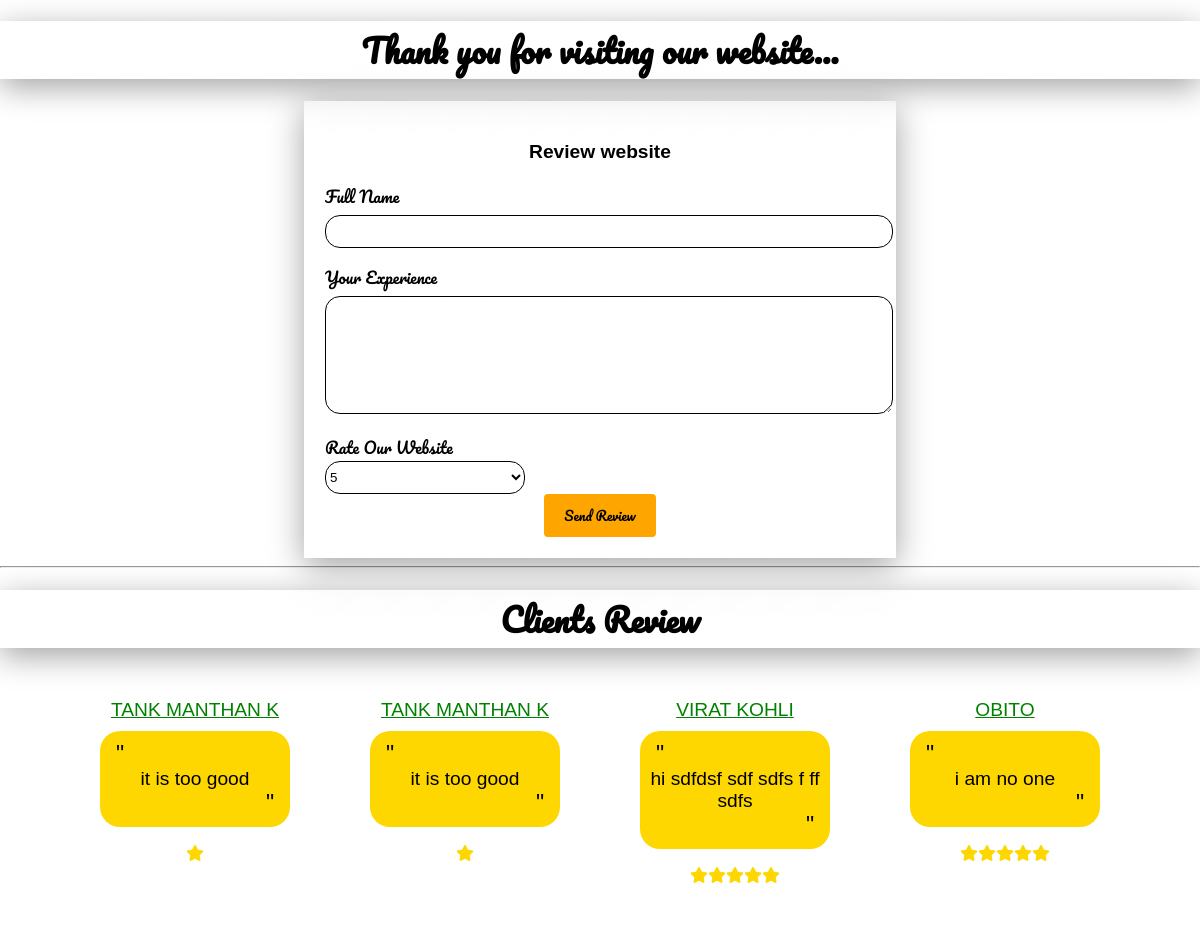
/review.php, run on the app's committed database.
### tables this page shows
CREATE TABLE `review` (
  `id` bigint(10) NOT NULL,
  `name` varchar(100) NOT NULL,
  `message` varchar(200) NOT NULL,
  `star` int(5) NOT NULL
);

### review.php (the view, shortened to what this page needs)
<!DOCTYPE html>
<html lang="en">
<head>
    <link rel="stylesheet" href="../foodcenter/styles/homepage.css">
    <link rel="stylesheet" href="../foodcenter/styles/contact_us.css">
    <link rel="stylesheet" href="https://cdnjs.cloudflare.com/ajax/libs/font-awesome/6.6.0/css/all.min.css"
 />
</head>
<body>
    <center>
        <h1 style="color:black;" class="glass">Thank you for visiting our website...</h1>
    </center>
    <form action="review.php" method="POST">
        <main class="contact-container glass" style="max-width: 550px;">
            <center>
                <h3 style="font-size:larger">Review website</h3>
            </center>
            <div class="form-group">
                <label for="name">Full Name</label>
                <input type="text" id="name" name="name" required>
            </div>
            <div class="form-group">
                <label for="message">Your Experience</label>
                <textarea id="message" name="message" required style="height:100px;"></textarea>
            </div>
            <div class="star">
                <label for="star">Rate Our Website
                </label>
                <br> <select id="star" name="star" required
                    style="width:200px;background-color:transparent;border-radius:15px;height:33px;border:1px solid black;">
                    <option value="5"> 5 </option>
                </select>
            </div>
            <center><button type="submit" class="button">Send Review</button></center>
        </main>
    </form>
    <hr>
    <center>
        <h1 style="color:black;" class="glass">Clients Review</h1>
        <div class="con" style="width:100%;  display: flex;flex-wrap: wrap;justify-content:center;">
            <?php
            include 'connect.php';
            $sql = "select * from `review`";
            $result = mysqli_query($con, $sql);
            $no = mysqli_num_rows($result);
            if ($no > 0) {
                while ($row = mysqli_fetch_assoc($result)) {
            ?>
                    <div class="container1"
                        style="height:230px;width:230px;background-color:white;border-radius:20px;margin:20px;">
                        <div class="name"
                            style="color:green;font-size:larger;margin:10px 0px 10px 0px;text-decoration:underline">
                            <?php echo strtoupper($row['name']); ?>
                        </div>
                        <div class="message"
                            style="font-size: larger;padding:10px;background-color:gold;border-radius:20px;margin:0px 20px 0px 20px;">
                            <span style="color: black;margin-right:150px;font-size:larger;">"</span><br>
                            <?php echo $row['message']; ?><br>
                            <span style="color: black;margin-left:150px;font-size:larger;">"</span>
                        </div><br>
                        <div class="star">
                            <?php
                            $r = $row['star'];
                            if (filter_var($r, FILTER_VALIDATE_INT) == true) {
                                $i = (int)$r;
                                for ($a = 0; $a <= $i - 1; $a++) {
                                    echo '<i class="fa-solid fa-star" style="color:gold;"></i>';
                                }
                            } ?>
                        </div>
                    </div>
            <?php   }
            }  ?>
        </div>
    </center>
</body>
</html>

### styles/homepage.css (style rules this page uses)
body { color: white; background-image: url('../admin/images/background.jpg'); background-size: contain; }
.glass { background: linear-gradient(135deg, rgba(255, 255, 255, 0.1), rgba(255, 255, 255, 0)); backdrop-filter: blur(10px); -webkit-backdrop-filter: blur(10px); border: 1px solid rgba(255, 255, 255, 0.18); box-shadow: 0 8px 32px 0 rgba(0, 0, 0, 0.37); }

### styles/contact_us.css (style rules this page uses)
body { font-family: Verdana, sans-serif; margin: 0; color: black; }
h1 { font-family: font2; color: black; }
label { color: black; font-family: font2; }
.contact-container { max-width: 800px; margin: 0 auto; padding: 20px; }
.form-group { margin-bottom: 15px; }
.form-group label { display: block; margin-bottom: 5px; }
.form-group input, .form-group textarea { width: 100%; padding: 8px; border: 1px solid black; border-radius: 15px; background-color: transparent; }
.form-group textarea { height: 150px; }
.button { background-color: orange; color: #fff; padding: 10px 20px; border: none; border-radius: 4px; cursor: pointer; font-family: font2; color: black; }

### data on the page
review: name "TANK MANTHAN K", message "it is too good", star 1 (drawn)
review: name "TANK MANTHAN K", message "it is too good", star 1 (drawn)
review: name "VIRAT KOHLI", message "hi sdfdsf sdf sdfs f ff sdfs", star 5 (drawn)
review: name "OBITO", message "i am no one", star 5 (drawn)
